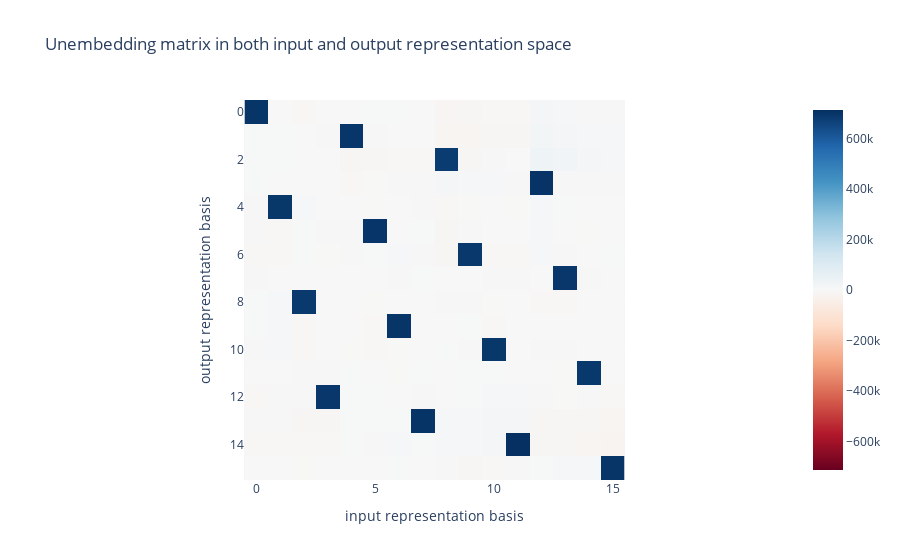

Notebook code for this chart:
### Markdown cell above
# Logit Computation

### Code cell
# evidence: 
rep_name = 'standard'
W_U = model.W_U
rep = group.irreps[rep_name].rep.reshape(group.order, -1)
W_U_rep = hidden_to_reps_proj[rep_name] @ W_U @ rep [group.inverses]
print(W_U_rep.shape)
imshow(W_U_rep, title='Unembedding matrix in both input and output representation space', input2='input representation basis', input1='output representation basis', save=f'{save_dir}/unembedding_matrix_in_rep_basis.png')

real_linear_map = W_U_rep > 1e5
sim = F.cosine_similarity(W_U_rep.flatten(), real_linear_map.flatten(), dim=0)
print(f'Cosine similarity between unembedding matrix and real linear map: {sim}')

### Figure 1 — Plotly figure (JSON) as saved in the notebook; plotly's stock layout.template omitted (floating-point values rounded to 4 significant figures; data arrays with more than 128 entries replaced by an {"elided": "..."} marker saying what was removed)
{"data": [{"coloraxis": "coloraxis", "hovertemplate": "input representation basis: %{x}<br>output representation basis: %{y}<br>color: %{z}<extra></extra>", "name": "0", "type": "heatmap", "xaxis": "x", "yaxis": "y", "z": {"elided": "16x16 float values"}}], "layout": {"coloraxis": {"cmid": 0, "colorscale": [[0, "rgb(103,0,31)"], [0.1, "rgb(178,24,43)"], [0.2, "rgb(214,96,77)"], [0.3, "rgb(244,165,130)"], [0.4, "rgb(253,219,199)"], [0.5, "rgb(247,247,247)"], [0.6, "rgb(209,229,240)"], [0.7, "rgb(146,197,222)"], [0.8, "rgb(67,147,195)"], [0.9, "rgb(33,102,172)"], [1, "rgb(5,48,97)"]]}, "title": {"text": "Unembedding matrix in both input and output representation space"}, "xaxis": {"anchor": "y", "constrain": "domain", "domain": [0, 1], "scaleanchor": "y", "title": {"text": "input representation basis"}}, "yaxis": {"anchor": "x", "autorange": "reversed", "constrain": "domain", "domain": [0, 1], "title": {"text": "output representation basis"}}}}
